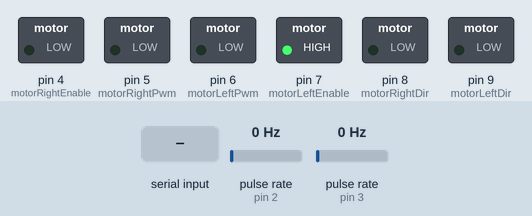
Simulated run of this sketch. Board: Arduino Uno, built with avr-gcc and run on an emulated ATmega328P. On the bench: switched loads named in the sketch (green lamp = pin HIGH). Wiring (inferred from the names in the program): 2 × pulse sensor: data pin 2 / data pin 3. The test bench sets the inputs (shaded band); at power-on: pulse rate (sensors on pin 2, pin 3) 0 Hz.

Above: at 1.2 s.
1.3 s: "f" received over Serial
At 4.1 s:
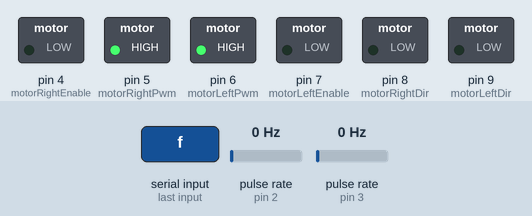
4.3 s: "r" received over Serial
At 5.3 s:
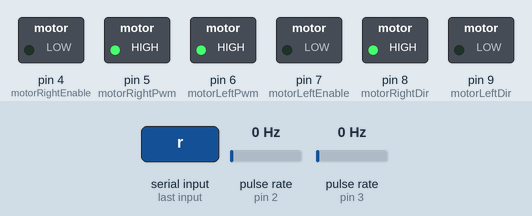
5.8 s: "l" received over Serial
At 6.4 s:
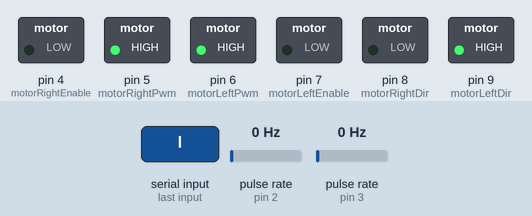
7.3 s: "b" received over Serial
At 8.8 s:
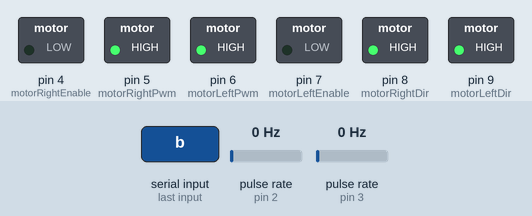
Timing chart, 0 to 9.8 s (numbered marks = the images above; inputs shaded):
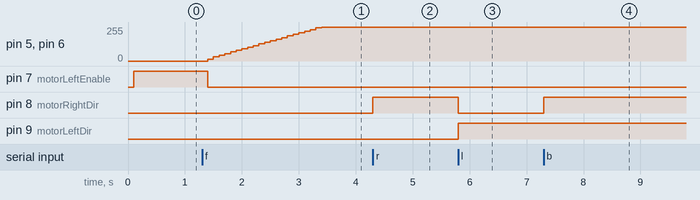

The sketch:

arduinoRobot.ino
```cpp
#include <MsTimer2.h>
#include <Wire.h>

// 오른쪽 모터 핀
#define motorRightEnc 2
#define motorRightEnable 4
#define motorRightPwm 5
#define motorRightDir 8
// 오른쪽 모터 핀
#define motorLeftEnc 3
#define motorLeftEnable 7
#define motorLeftPwm 6
#define motorLeftDir 9
// 모터 관련 변수
int enc_pulse_right = 0;
int enc_cnt_right = 0;
int enc_pulse_left = 0;
int enc_cnt_left = 0;

// pid제어기 변수
// 오른쪽용 PID제어기 제어 이득
double right_proportion = 0.2;
double right_integral = 0.3;
double right_derivative = 0.15;
// 오른쪽용 PID제어기 제어 이득
double left_proportion = 0.2;
double left_integral = 0.3;
double left_derivative = 0.15;

// PID 오차값 전역변수로 선언
// 오른쪽 모터용
float err_right_P = 0;
float err_right_I = 0;
float err_right_D = 0;
float err_right_B = 0;
// 왼쪽 모터용
float err_left_P = 0;
float err_left_I = 0;
float err_left_D = 0;
float err_left_B = 0;

// 기타 변수
int speed = 0;
int target_right = 0;
int target_left = 0;
int right_pid_val = 0;
int left_pid_val = 0;

char cmd;

// 외부 인터럽스 서비스 루틴
// 오른쪽 모터 인코더 펄스 카운트 함수
void motorRightEncoderPulseRead()
{
  enc_pulse_right++;
}
// 왼쪽 모터 인코더 펄스 카운트 함수
void motorLeftEncoderPulseRead()
{
  enc_pulse_left++;
}

// 펄스 초기화 함수
void encoderRightInitial()
{
  enc_cnt_right = enc_pulse_right;
  enc_pulse_right = 0;
}
void encoderLeftInitial()
{
  enc_cnt_left = enc_pulse_left;
  enc_pulse_left = 0;
}

// 스피드-목표값 함수
void speedToTargetR(int speed)
{
  target_right = speed;
}
void speedToTargetL(int speed)
{
  target_left = speed;
}

// PID 함수
void motorRightEncoderToPID()
{
  // PID 에러 계산
  err_right_P = enc_cnt_right - target_right;
  err_right_I += err_right_P;
  err_right_D = err_right_B - err_right_P;
  err_right_B = err_right_P;

  // PID 제어기
  right_pid_val = ((err_right_P * right_proportion) + (err_right_I * right_integral) + (err_right_D * right_derivative));

  // PID 제어기 한계값 지정
  // -255 ~ 255
  if (right_pid_val >= 255)
    right_pid_val = 255;
  if (right_pid_val <= -255)
    right_pid_val = -255;

  // PID값을 이용하여 모터 제어

  PIDToMotorR(right_pid_val);
}
void motorLeftEncoderToPID()
{
  // PID 에러 계산
  err_left_P = enc_cnt_left - target_left;
  err_left_I += err_left_P;
  err_left_D = err_left_B - err_left_P;
  err_left_B = err_left_P;

  // PID 제어기
  left_pid_val = ((err_left_P * left_proportion) + (err_left_I * left_integral) + (err_left_D * left_derivative));

  // PID 제어기 한계값 지정
  // -255 ~ 255
  if (left_pid_val >= 255)
    left_pid_val = 255;
  if (left_pid_val <= -255)
    left_pid_val = -255;

  // PID값을 이용하여 모터 제어

  PIDToMotorL(left_pid_val);
}

// 모터 제어 함수
void PIDToMotorR(int motor_right_speed)
{
  if (motor_right_speed < 0)
  {
    digitalWrite(motorRightEnable, LOW);
    analogWrite(motorRightPwm, abs(motor_right_speed));
  }
  else
  {
    digitalWrite(motorRightEnable, LOW);
    analogWrite(motorRightPwm, 0);
  }
}
void PIDToMotorL(int motor_left_speed)
{
  if (motor_left_speed < 0)
  {
    digitalWrite(motorLeftEnable, LOW);
    analogWrite(motorLeftPwm, abs(motor_left_speed));
  }
  else
  {
    digitalWrite(motorLeftEnable, HIGH);
    analogWrite(motorLeftPwm, 0);
  }
}

// 타이머 인터럽트 서비스 루틴 함수
void timerInterrupt()
{
  encoderRightInitial();
  encoderLeftInitial();
  motorRightEncoderToPID();
  motorLeftEncoderToPID();
}

// 전진
void forward()
{
  digitalWrite(motorRightDir, LOW);
  digitalWrite(motorLeftDir, LOW);
  speedToTargetR(speed);
  speedToTargetL(speed);
}
// 후진
void backward()
{
  digitalWrite(motorRightDir, HIGH);
  digitalWrite(motorLeftDir, HIGH);
  speedToTargetR(speed);
  speedToTargetL(speed);
}
// 좌회전
void turnLeft()
{
  digitalWrite(motorRightDir, LOW);
  digitalWrite(motorLeftDir, HIGH);
  speedToTargetR(speed);
  speedToTargetL(speed);
}
// 우회전
void turnRight()
{
  digitalWrite(motorRightDir, HIGH);
  digitalWrite(motorLeftDir, LOW);
  speedToTargetR(speed);
  speedToTargetL(speed);
}
// 정지
void stop()
{
  digitalWrite(motorRightDir, LOW);
  digitalWrite(motorLeftDir, LOW);
  speedToTargetR(0);
  speedToTargetL(0);
  PIDToMotorR(0);
  PIDToMotorL(0);
}

// 셋업
void setup()
{
  // 시리얼 115200
  Serial.begin(9600);

  // 외부 인터럽트 0, 1 설정
  // 라이징 엣지 마다 인터럽트 발생
  // 외부 인터럽트 서비스 루틴 실행 -> motorRightEncoderPulseRead/motorLeftEncoderPulseRead
  attachInterrupt(digitalPinToInterrupt(motorRightEnc), motorRightEncoderPulseRead, RISING);
  attachInterrupt(digitalPinToInterrupt(motorLeftEnc), motorLeftEncoderPulseRead, RISING);

  // 타이머 2 설정
  // 0.1초마다 타이머 인터럽트 발생
  // 타이머 인터럽트 서비스 루틴 실행 -> timerInterrupt
  MsTimer2::set(100, timerInterrupt);
  MsTimer2::start();

  // 핀모드 설정
  // R 모터 핀절성
  pinMode(motorRightPwm, OUTPUT);
  pinMode(motorRightEnable, OUTPUT);
  pinMode(motorRightDir, OUTPUT);
  pinMode(motorRightEnc, INPUT_PULLUP);
  // L 모터 핀절성
  pinMode(motorLeftPwm, OUTPUT);
  pinMode(motorLeftEnable, OUTPUT);
  pinMode(motorLeftDir, OUTPUT);
  pinMode(motorLeftEnc, INPUT_PULLUP);

  speed = 40;
}

// 루프
void loop()
{
  if (Serial.available())
  {
    cmd = Serial.read();

    if (cmd == 'f')
    {
      forward();
      delay(100);
    }
    else if (cmd == 'r')
    {
      turnRight();
      delay(100);
    }
    else if (cmd == 'l')
    {
      turnLeft();
      delay(100);
    }
    else if (cmd == 'b')
    {
      backward();
      delay(100);
    }
    else if (cmd == 's')
    {
      stop();
      delay(100);
    }
  }
}
```

Measured:
- after the input at 1.3 s, pin 5 (motorRightPwm), pin 6 (motorLeftPwm): moves from 0/255 to 255/255 over 2.0 s, starting after 0.10 s; pin 7 (motorLeftEnable): HIGH → LOW after 0.10 s
- after the input at 4.3 s, pin 8 (motorRightDir): LOW → HIGH at once
- after the input at 5.8 s, pin 8 (motorRightDir): HIGH → LOW at once; pin 9 (motorLeftDir): LOW → HIGH at once
- after the input at 7.3 s, pin 8 (motorRightDir): LOW → HIGH at once
